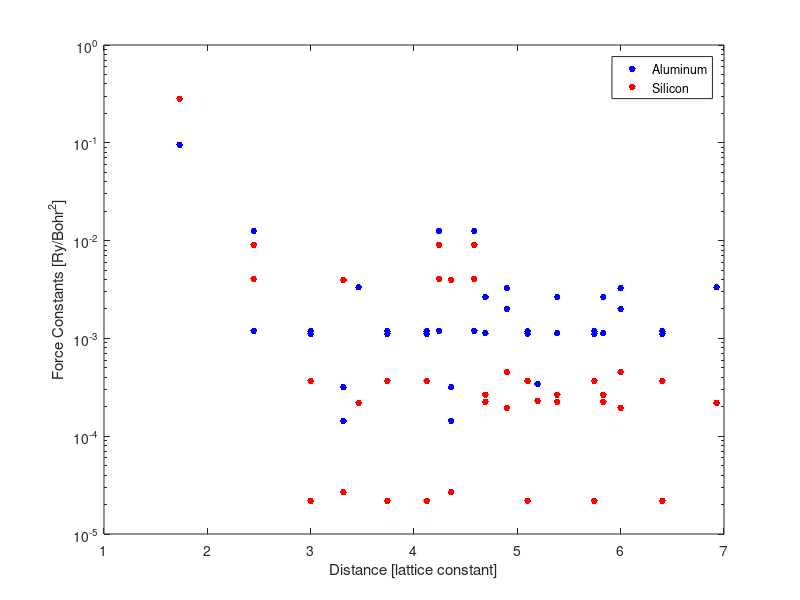

Source code (MATLAB):
clear all;
clc;


al=dlmread('alfc.txt');
si=dlmread('sifc.txt');

ral=sqrt(al(:,1).^2+al(:,2).^2+al(:,3).^2);
rsi=sqrt(si(:,1).^2+si(:,2).^2+si(:,3).^2);

figure(1);


p1=semilogy(ral(:,1),abs(al(:,4)),'.','MarkerSize',15,'Color','b');hold on;
p2=semilogy(rsi(:,1),abs(si(:,4)),'.','MarkerSize',15,'Color','r');hold on;


legend([p1 p2],'Aluminum','Silicon');xlabel('Distance [lattice constant]'); ylabel('Force Constants [Ry/Bohr^2]');
print('-dpsc','fc.eps');

